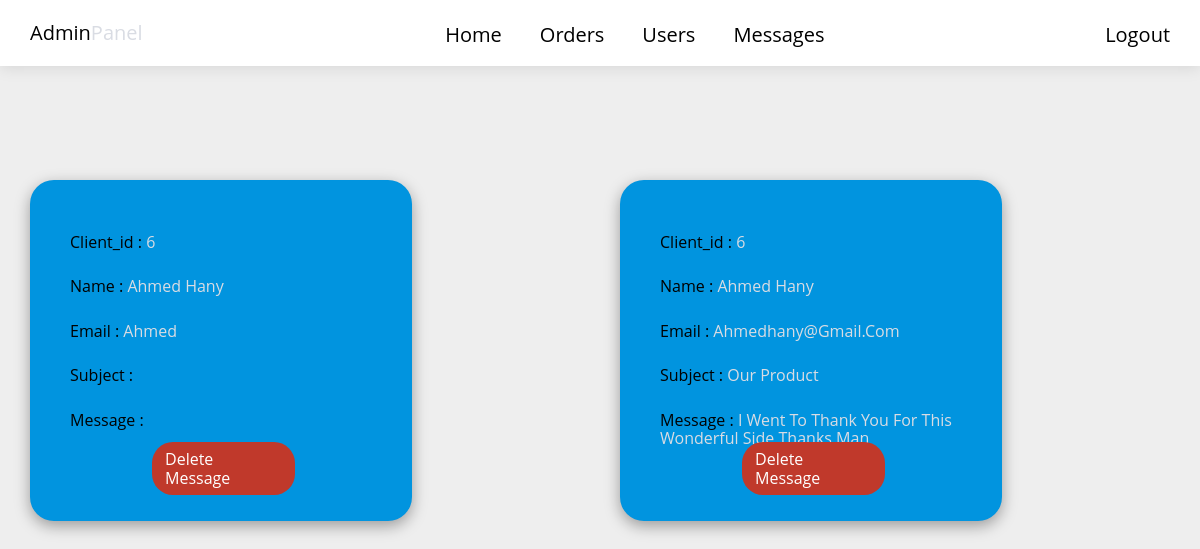
The page /admin/admin_contacts.php (signed in) on the database its author committed.
### tables this page shows
CREATE TABLE IF NOT EXISTS `contact_us` (
  `id` int NOT NULL AUTO_INCREMENT,
  `name` varchar(100) NOT NULL,
  `email` varchar(100) NOT NULL,
  `subject` varchar(100) NOT NULL,
  `message` text NOT NULL,
  `client_id` int NOT NULL,
  PRIMARY KEY (`id`),
  KEY `client_id` (`client_id`)
);

### Logic/Models/DB.php (called while the page is built, shortened)
<?php
	 class DB
	 {
		  public $connection;
		  public $query;
		  public $mysqlLine;
		  public function __construct()
		  {
				 $this->connection = mysqli_connect(
					  'localhost', 'root', '', 'classic_cars'
				 );
		  }
		  public function select($column, $table)
		  {
			   $this->mysqlLine = "SELECT $column FROM `$table` ";
			   return $this;
		  }
		  public function getAll() : array
		  {
			   $this->runQuery();
			   while ($rows = mysqli_fetch_assoc($this->query)) {
				    $response[] = $rows;
			   }
			   return $response;
		  }
		  public function runQuery()
		  {
			   $this->query = mysqli_query($this->connection,
				    $this->mysqlLine);
			   return $this->query;
		  }
	 }

### admin/admin_contacts.php (the view, shortened to what this page needs)
<?php
	  $dbAction = new DB;
?>
<!DOCTYPE html>
<html lang="en">
<head>
	  <link rel="stylesheet" href="../css/admin/admin_page.css"/>
	  <link rel="stylesheet" href="../css/admin/admin_contacts.css">
	  <link rel="stylesheet" href="../css/normalize.css"/>
	  <link rel="stylesheet" href="../css/all.min.css"/>
</head>
<body>
<?php include("header_admin.php") ?>
<div class="contacts">
	  <div class="container">
				<?php
								 $select_message = $dbAction->select("*", "contact_us")
									  ->getAll();
								 if ($select_message > 0) {
										foreach ($select_message as $message) {
									?>
					    <div class="box">
							 <p> client_id :
								   <span><?php echo $message['client_id']; ?></span>
							 </p>
							 <p> name :
								   <span><?php echo $message['name']; ?></span>
							 </p>
							 <p> email :
								   <span><?php echo $message['email']; ?></span>
							 </p>
							 <p> subject :
								   <span><?php echo $message['subject']; ?></span>
							 </p>
							 <p> message :
								   <span><?php echo $message['message']; ?></span>
							 </p>
							 <a href="admin_contacts.php?delete=<?php echo $message['id']; ?>"
							    onclick="return confirm('delete this message?');"
							    class="delete-btn">delete message</a>
					    </div>
									<?php
							 }
					  } else {
							 echo '<p class="empty">you have no messages!</p>';
					  }
				?>
	  </div>
</div>
</body>
</html>

### admin/header_admin.php (shortened to what this page needs)
<!DOCTYPE html>
<html lang="en">
<head>
	  <link rel="stylesheet" href="../css/admin/AllPages.css"/>
	  <link rel="stylesheet" href="../css/admin/admin_page.css">
	  <link rel="stylesheet" href="../css/normalize.css"/>
	  <link rel="stylesheet" href="../css/all.min.css"/>
</head>
<body>
<div class="header">
	  <div class="container">
		    <a href="">Admin<span>Panel</span></a>
		    <ul class=".header_1">
				 <li class="logo"><a href="index.php">Home</a></li>
				 <li><a href="admin_orders.php">Orders</a></li>
				 <li><a href="admin_users.php">Users</a></li>
				 <li><a href="admin_contacts.php">Messages</a></li>
		    </ul>
		    <div id="user-btn">
				 <a href="../logout.php">logout</a>
		    </div>
	  </div>
</div>
</body>
</html>

### css/admin/admin_page.css (style rules this page uses)
:root { --purple: #d9dce3; }
* { -webkit-box-sizing: border-box; -moz-box-sizing: border-box; box-sizing: border-box; padding: 0; margin: 0; }
html { scroll-behavior: smooth; }
body { font-family: "Open Sans", sans-serif; }
ul { list-style: none; }
a { text-decoration: none; }
.container { padding-left: 15px; padding-right: 15px; margin-left: auto; margin-right: auto; }
@media (min-width: 768px) { .container { width: 750px; } }
@media (min-width: 992px) { .container { width: 970px; } }
@media (min-width: 1200px) { .container { width: 1170px; } }
body { background-color: #eee; }
.header { background-color: white; height: 75px; box-shadow: 0 2px 15px rgb(0 0 0 / 10%); }
.header .container { display: flex; align-items: center; justify-content: space-between; font-size: 20px; padding-top: 27px; }
.header .container a { color: black; }
.header .container a span { color: var(--purple); }
.header .container ul { display: flex; }
.header .container li { padding-left: 30px; }
.header .container ul li a { color: black; }
.header .container div { font-size: 24px; }

### css/admin/admin_contacts.css (style rules this page uses)
:root { --purple: #ffffff; --red: #c0392b; --orange: #f39c12; --black: #333; --white: #fff; --light-color: #666; --light-white: #ccc; --light-bg: #f5f5f5; --border: .1rem solid var(--black); --box-shadow: 0 .5rem 1rem rgba(0, 0, 0, .1); }
.contacts { margin-top: 114px; margin-bottom: 114px; }
.contacts .container { display: grid; grid-template-columns: repeat(auto-fill, minmax(386px, 1fr)); gap: 40px; margin-top: 81px; }
.contacts .container .box { border-radius: 24px; padding: 40px 40px 75px 40px; width: 382px; height: 341px; background-color: #0194df; box-shadow: rgb(0 0 0 / 35%) 0px 5px 15px; position: relative; }
.contacts .container .box p { padding: 13px 0; }
.contacts .container .box p:nth-child(5) { line-break: anywhere; }
.contacts .container .box p span { color: var(--purple); }
.contacts .container .box a { border-radius: 21px; width: 143px; padding: 8px 13px; background-color: #c0392b; color: white; position: absolute; left: 122px; bottom: 26px; }

### css/admin/AllPages.css (style rules this page uses)
:root { --purple: #c6c9d5; --red: #c0392b; --orange: #f39c12; --black: #333; --white: #fff; --light-color: #666; --light-white: #ccc; --light-bg: #f5f5f5; --border: 0.1rem solid var(--black); --box-shadow: 0 0.5rem 1rem rgba(0, 0, 0, 0.1); }
* { -webkit-box-sizing: border-box; -moz-box-sizing: border-box; box-sizing: border-box; }
:root { --main-color: #2196f3; --main-color-alt: #1787e0; --main-transition: 0.3s; --main-padding-top: 100px; --main-padding-bottom: 100px; --section-background: #ececec; }
html { scroll-behavior: smooth; }
body { text-transform: capitalize; font-family: "Cairo", sans-serif; background-color: var(--light-bg); }
a { text-decoration: none; }
ul { list-style: none; margin: 0; padding: 0; }
.container { padding-left: 15px; padding-right: 15px; margin-left: auto; margin-right: auto; }
@media (min-width: 768px) { .container { width: 750px; } }
@media (min-width: 992px) { .container { width: 970px; } }
@media (min-width: 1200px) { .container { width: 1170px; } }
.header { margin-top: -9px; position: relative; height: 57px; z-index: 100; }
.header .container { display: flex; justify-content: space-between; align-items: center; }
.header .container .logo { color: #8e44ad; }
.header a { font-size: 20px; }
.header ul { display: flex; align-items: center; }
.header ul li { padding: 0 8px; font-size: 25px; }
.header ul li a { color: black; }

### rows shown on the page
contact_us: client "6", name "Ahmed Hany", email "Ahmed"
contact_us: client "6", name "Ahmed Hany", email "Ahmedhany@gmail.com", subject "Our Product", message "I Went To Thank You For This Wonderful Side Thanks Man"
